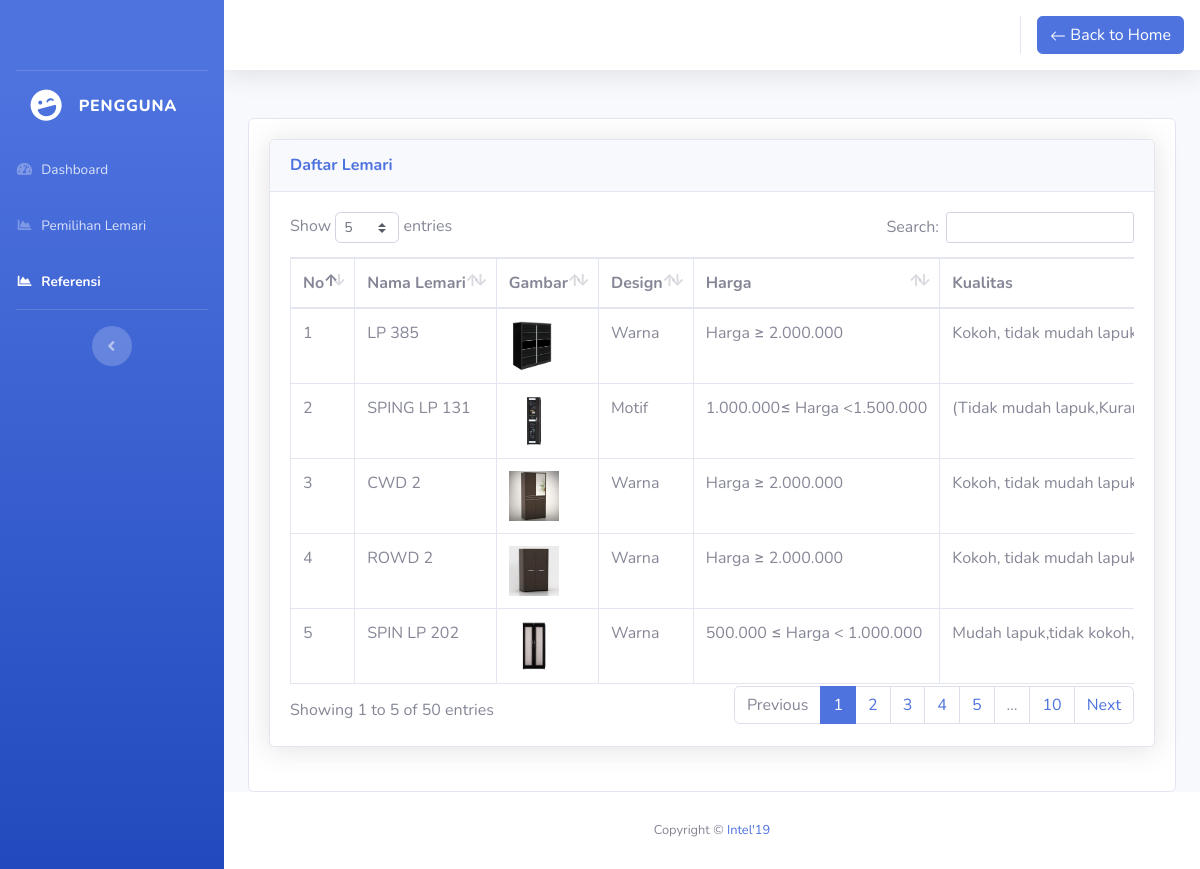
Screenshot of /user/referensi.php with the database file from the repository.
### tables this page shows
CREATE TABLE `kec_alt_kriteria` (
  `id_alt_kriteria` int(11) NOT NULL,
  `f_id_alternatif` int(11) NOT NULL,
  `f_id_kriteria` char(2) NOT NULL,
  `f_id_sub_kriteria` int(11) NOT NULL
);

CREATE TABLE `alternatif` (
  `id_alternatif` int(11) NOT NULL,
  `nama_alternatif` varchar(50) NOT NULL,
  `gambar` varchar(100) NOT NULL,
  `design` varchar(10) NOT NULL,
  `merek` varchar(255) DEFAULT NULL
);

### config.php (called while the page is built, shortened)
<?php
function connectDatabase()
{
    $conn = new mysqli(DB_HOST, DB_USERNAME, DB_PASSWORD, DB_NAME);
    return $conn;
}
?>

### user/functions/alternatif.php (called while the page is built)
<?php
    require_once '../config.php';
    class Alternatif{
        private $db;
        public function __construct()
        {
            $this->db = connectDatabase();
        }
        public function getDataAlternatif()
        {
            return $this->db->query("SELECT a.nama_alternatif, a.id_alternatif, a.gambar, a.design, a.merek, kak.id_alt_kriteria,
            MAX(CASE WHEN k.nama_kriteria = 'Harga' THEN kak.id_alt_kriteria END) AS id_alt_C1,
            MIN(CASE WHEN k.nama_kriteria = 'Kualitas' THEN kak.id_alt_kriteria END) AS id_alt_C2,
            MIN(CASE WHEN k.nama_kriteria = 'Volume' THEN kak.id_alt_kriteria END) AS id_alt_C3,
            MAX(CASE WHEN k.nama_kriteria = 'Kelengkapan' THEN kak.id_alt_kriteria END) AS id_alt_C4,
            MAX(CASE WHEN k.nama_kriteria = 'Harga' THEN kak.f_id_sub_kriteria END) AS id_sub_C1,
            MIN(CASE WHEN k.nama_kriteria = 'Kualitas' THEN kak.f_id_sub_kriteria END) AS id_sub_C2,
            MIN(CASE WHEN k.nama_kriteria = 'Volume' THEN kak.f_id_sub_kriteria END) AS id_sub_C3,
            MAX(CASE WHEN k.nama_kriteria = 'Kelengkapan' THEN kak.f_id_sub_kriteria END) AS id_sub_C4,
            MAX(CASE WHEN k.nama_kriteria = 'Harga' THEN sk.nama_sub_kriteria END) AS nama_C1,
            MIN(CASE WHEN k.nama_kriteria = 'Kualitas' THEN sk.nama_sub_kriteria END) AS nama_C2,
            MIN(CASE WHEN k.nama_kriteria = 'Volume' THEN sk.nama_sub_kriteria END) AS nama_C3,
            MAX(CASE WHEN k.nama_kriteria = 'Kelengkapan' THEN sk.nama_sub_kriteria END) AS nama_C4
            FROM alternatif a
            JOIN kec_alt_kriteria kak ON a.id_alternatif = kak.f_id_alternatif
            JOIN sub_kriteria sk ON kak.f_id_sub_kriteria = sk.id_sub_kriteria
            JOIN kriteria k ON kak.f_id_kriteria = k.id_kriteria
            GROUP BY a.nama_alternatif ORDER BY a.id_alternatif DESC;");
        }
    }
    $getDataAlternatif = new Alternatif();
?>

### user/referensi.php (the view, shortened to what this page needs)
<?php
require_once './header.php';
require_once './functions/alternatif.php';
$dataAlternatif = $getDataAlternatif->getDataAlternatif();
?>
<div class="row">
    <div class="col-lg-12">
        <div class="card">
            <div class="card-body">
                <div class="card shadow mb-4">
                    <div class="card-header py-3">
                        <h6 class="m-0 font-weight-bold text-primary">Daftar Lemari</h6>
                    </div>
                    <div class="card-body">
                        <div class="table-responsive">
                            <table class="table table-bordered nowrap" id="dataLemari" style="width:100%"
                                cellspacing="0">
                                <thead>
                                    <tr>
                                        <th>No</th>
                                        <th>Nama Lemari</th>
                                        <th>Gambar</th>
                                        <th>Design</th>
                                        <th>Harga</th>
                                        <th>Kualitas</th>
                                    </tr>
                                </thead>
                                <tbody>
                                    <?php foreach ($dataAlternatif as $key => $alternatif):?>
                                    <tr>
                                        <td><?=$key+1?></td>
                                        <td><?=$alternatif['nama_alternatif'];?></td>
                                        <td><a href="../images/<?=$alternatif['gambar'];?>" data-lightbox="image-1"
                                                data-title="<?=$alternatif['nama_alternatif'];?>">
                                                <img style="width: 50px; height: 50px;"
                                                    src="../images/<?=$alternatif['gambar'];?>"
                                                    alt="Gambar <?=$alternatif['nama_alternatif'];?>">
                                            </a></td>
                                        <td><?=$alternatif['design'];?></td>
                                        <td><?=$alternatif['nama_C1'];?></td>
                                        <td><?=$alternatif['nama_C2'];?></td>
                                    </tr>
                                    <?php endforeach;?>
                                </tbody>
                            </table>
                        </div>
                    </div>
                </div>
            </div>
        </div>
    </div>
</div>
<?php require_once './footer.php';?>

### rows the page displays
kec_alt_kriteria: f_id_alternatif.nama_alternatif "LP 385", f_id_alternatif.gambar (picture), f_id_alternatif.design "Warna", nama_C1 "Harga ≥ 2.000.000", nama_C2 "Kokoh, tidak mudah…"
kec_alt_kriteria: f_id_alternatif.nama_alternatif "SPING LP 131", f_id_alternatif.gambar (picture), f_id_alternatif.design "Motif", nama_C1 "1.000.000≤ Harga <1.500.000", nama_C2 "(Tidak mudah…"
kec_alt_kriteria: f_id_alternatif.nama_alternatif "CWD 2", f_id_alternatif.nama_alternatif (picture), f_id_alternatif.design "Warna", nama_C1 "Harga ≥ 2.000.000", nama_C2 "Kokoh, tidak mudah…"
kec_alt_kriteria: f_id_alternatif.nama_alternatif "ROWD 2", f_id_alternatif.gambar (picture), f_id_alternatif.design "Warna", nama_C1 "Harga ≥ 2.000.000", nama_C2 "Kokoh, tidak mudah…"
kec_alt_kriteria: f_id_alternatif.nama_alternatif "SPIN LP 202", f_id_alternatif.gambar (picture), f_id_alternatif.design "Warna", nama_C1 "500.000 ≤ Harga < 1.000.000", nama_C2 "Mudah lapuk,tidak…"
